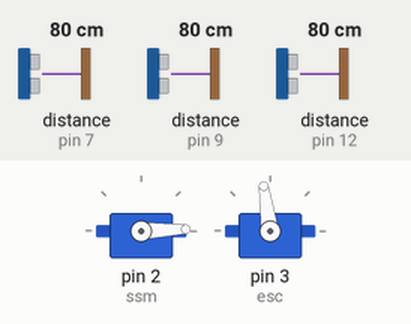
A sketch run on a simulated Arduino Uno, built with avr-gcc and run on an emulated ATmega328P. On the bench: 2 × servo. Wiring (inferred from the names in the program): 3 × ultrasonic range finder: trigger pin 6, echo pin 7 / trigger pin 8, echo pin 9 / trigger pin 11, echo pin 12. The inputs (shaded band) are chosen by the test bench; at power-on: distance to the obstacle (sensors on pin 9, pin 12, pin 7) 80 cm. The echo pulse lasts 58.3 µs per cm.

Above: at 3.2 s.
3.3 s: distance to the obstacle (sensor on pin 9) set to 2 cm
At 3.45 s:
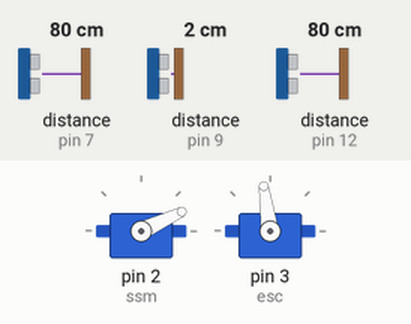
6.3 s: distance to the obstacle (sensor on pin 12) set to 2 cm
At 6.8 s:
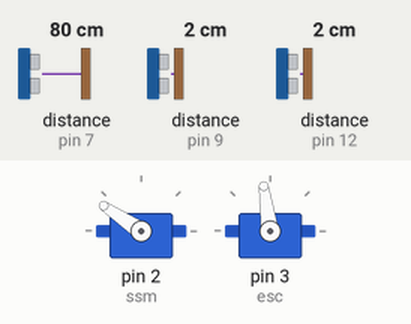
8.0 s: distance to the obstacle (sensor on pin 9) set to 120 cm
At 8.7 s:
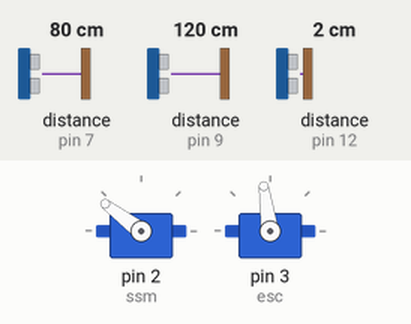
9.6 s: distance to the obstacle (sensor on pin 12) set to 9 cm
At 10.2 s:
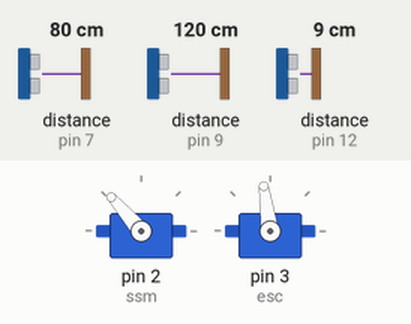
11.3 s: distance to the obstacle (sensor on pin 7) set to 2 cm
14.3 s: distance to the obstacle (sensor on pin 12) set to 2 cm
Timing chart, 0 to 18.3 s (numbered marks = the images above; inputs shaded):
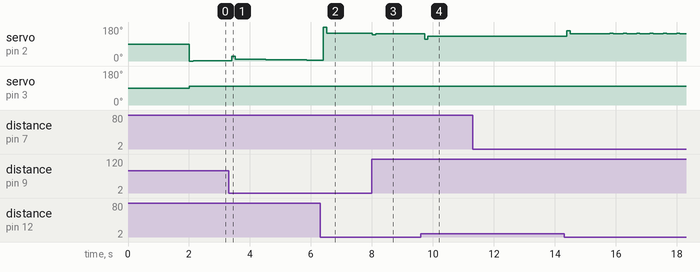

The sketch:

AUE835_Group02_Vehicle.ino
```cpp
#include <Servo.h> //define the servo library

#define trigPin1 11
#define echoPin1 12
#define trigPin2 6
#define echoPin2 7
#define trigPin3 8
#define echoPin3 9


Servo ssm; //create an instance of the servo object called ssm
Servo esc; //create an instance of the servo object called esc

int steering=90,velocity=90; //defining global variables to use later

//Kalman parameters for sensor fusion left
float P_fusionn = 1;   // Prediction covariance
float P_fusion;        // Correctied covariance
float R_fusion = 0.9;  // Measurement noise
float y_fusion, y_fusionn;  //Distance correction & Distance prediction
float Q_fusion = 2;    // Processing noise

//Kalman parameters for sensor front
float P_frontn = 10;  // Prediction covariance
float P_front;        // Correctied covariance
float R_front=89.176; // Measurement noise
float y_front;        // Filtered time duration
float duration_front, duration_frontn; // Duration correction & Duration prediction
float Q_front = (0.01 +0.9787)/0.0176 ;  // Processing noise

//Velocity PID parameters
float e_v=0, e_v1=0, e_v2=0;

float kp_v=2.1, ki_v=0, kd_v=2.8;

float u_v=0;
float k1_v=kp_v+ki_v+kd_v;
float k2_v=-kp_v-2*kd_v;
float k3_v=kd_v;

// Steering PID parameters
float e_s=0, e_s1=0, e_s2=0;

float kp_s=1.8, ki_s=0, kd_s=2.25;

float u_s=0;
float k1_s=kp_s+ki_s+kd_s;
float k2_s=-kp_s-2*kd_s;
float k3_s=kd_s;

//Dummy variable for convergence
int i=1;

void setup() {

  Serial.begin(9600);
  pinMode(trigPin1, OUTPUT);
  pinMode(echoPin1, INPUT);
  pinMode(trigPin2, OUTPUT);
  pinMode(echoPin2, INPUT);
  pinMode(trigPin3, OUTPUT);
  pinMode(echoPin3, INPUT);
  ssm.attach(2);    //define that ssm is connected at pin 10
  esc.attach(3);     //define that esc is connected at pin 11
  setVehicle(steering, velocity);
  delay(2000);

}

void loop() {
  //Local variable
  float duration_1, duration_2, duration_3, distance_1, distance_2, distance_3;

  // Ultrasonic sensor data extract

  digitalWrite(trigPin1, LOW);
  digitalWrite(trigPin2, LOW);
  digitalWrite(trigPin3, LOW);

  delayMicroseconds(2);

  //Sensor1
  digitalWrite(trigPin1, HIGH);

  delayMicroseconds(10);

  digitalWrite(trigPin1, LOW);

  duration_1=pulseIn(echoPin1, HIGH, 25000);

  delayMicroseconds(5);

  //Sensor3
  digitalWrite(trigPin3, HIGH);

  delayMicroseconds(10);

  digitalWrite(trigPin3, LOW);

  duration_3=pulseIn(echoPin3, HIGH, 25000);

  delayMicroseconds(5);

  //Sensor2
  digitalWrite(trigPin2, HIGH);

  delayMicroseconds(10);

  digitalWrite(trigPin2, LOW);

  duration_2=pulseIn(echoPin2, HIGH, 25000);

  // Calibration

  distance_1=duration_1*0.0177-1.9183;
  distance_2=duration_2*0.0175-0.8925;
  distance_3=duration_3*0.0177-1.4034;

  // Initialization to the first value for faster convergence

  if(i==1){
    y_front=duration_2;
    i++;
  }

  Kalman_fusion(distance_1,distance_3);  // Call Kalman fusion function for left side

  Kalman_front(duration_2);              // Call Kalman filter function for front

  y_front = duration_front*0.0175 - 0.8925;  // Calibration for front

//Velocity PID controller
  e_v2=e_v1;

  e_v1=e_v;

  e_v=(y_front)-31.5;

  u_v=u_v+k1_v*e_v+k2_v*e_v1+k3_v*e_v2;


//Steering PID controller
  e_s2=e_s1;

  e_s1=e_s;

  e_s=31.5-y_fusion;

  u_s=u_s+k1_s*e_s+k2_s*e_s1+k3_s*e_s2;


//Control vehicle

  // Set velocity limit

  if((90+u_v) > 98 || y_front>=300){

    setVehicle((90+u_s), 98);

    }

  // Condition for larger distance
  else if(y_front<1){

    setVehicle(90+u_s,98);

  }

  // Set velocity limit for reverse

  else if((90+u_v) < 80){

    setVehicle((90+u_s), 80);

    }

  // Set velocity limit when the distance range is 30cm to 80cm

  else if(y_front>=30 && y_front<=80){

    setVehicle((90+u_s),min(97,(90+u_v)));

    }

  // Normal operation set by PID

  else{
      setVehicle(90+u_s, (90+u_v));
    }


//PRINT STATEMENTS

//  Serial.print(" ");
//  Serial.print(e_v);
//  Serial.print(" cm");
//  Serial.print("    ");
//  Serial.print(e_s);
//  Serial.print(" cm");
//  Serial.print(" ");
//  Serial.print(y_fusion);
//  Serial.print(" ");
//  Serial.println(y_front);
//  Serial.print(" ");
//  Serial.println(distance_3);
//  Serial.print(" ");
//  Serial.print(90+u_s);
//  Serial.print(" ");
//  Serial.println(90+u_v);
   delay(100);

}

//********************** Vehicle Control **********************//
//***************** Do not change below part *****************//
void setVehicle(int s, int v)
{
  s=min(max(0,s),180);  //saturate steering command
  v=min(max(75,v),105); //saturate velocity command
  ssm.write(s); //write steering value to steering servo
  esc.write(v); //write velocity value to the ESC unit
}
//***************** Do not change above part *****************//

//KALMAN FILTER FOR SENSOR FUSION
void Kalman_fusion(float x, float y)
{
  float K_fusion;
  P_fusion = P_fusionn + Q_fusion;
  y_fusionn = x;
  K_fusion = (P_fusionn)/(P_fusionn + R_fusion);
  y_fusion = y_fusionn + K_fusion *(y - y_fusionn);
  P_fusion=(1-K_fusion)*P_fusionn;
  y_fusionn = y_fusion;
  P_fusionn = P_fusion;

}

//KALMAN FILTER for FRONT SENSOR
void Kalman_front(float x)
{
  float K_front;
  P_front = P_frontn + Q_front;
  duration_frontn = x;
  K_front = (P_frontn)/(P_frontn + R_front);
  duration_front = duration_frontn + K_front *(x - duration_frontn);
  P_front=(1-K_front)*P_front;
  duration_frontn = duration_front;
  P_frontn = P_front;
}
```

Measured:
- after the input at 3.3 s, servo on pin 2 (ssm): 2° → 25° after 0.10 s, → 10° 0.11 s later, → 9° 0.22 s later, → 8° 0.33 s later, … (7 changes in this stretch)
- after the input at 6.3 s, servo on pin 2 (ssm): 5° → 180° after 0.11 s, → 146° 0.11 s later
- after the input at 8.0 s, servo on pin 2 (ssm): 146° → 138° at once, → 143° 0.11 s later
- after the input at 9.6 s, servo on pin 2 (ssm): 143° → 115° after 0.12 s, → 131° 0.11 s later
